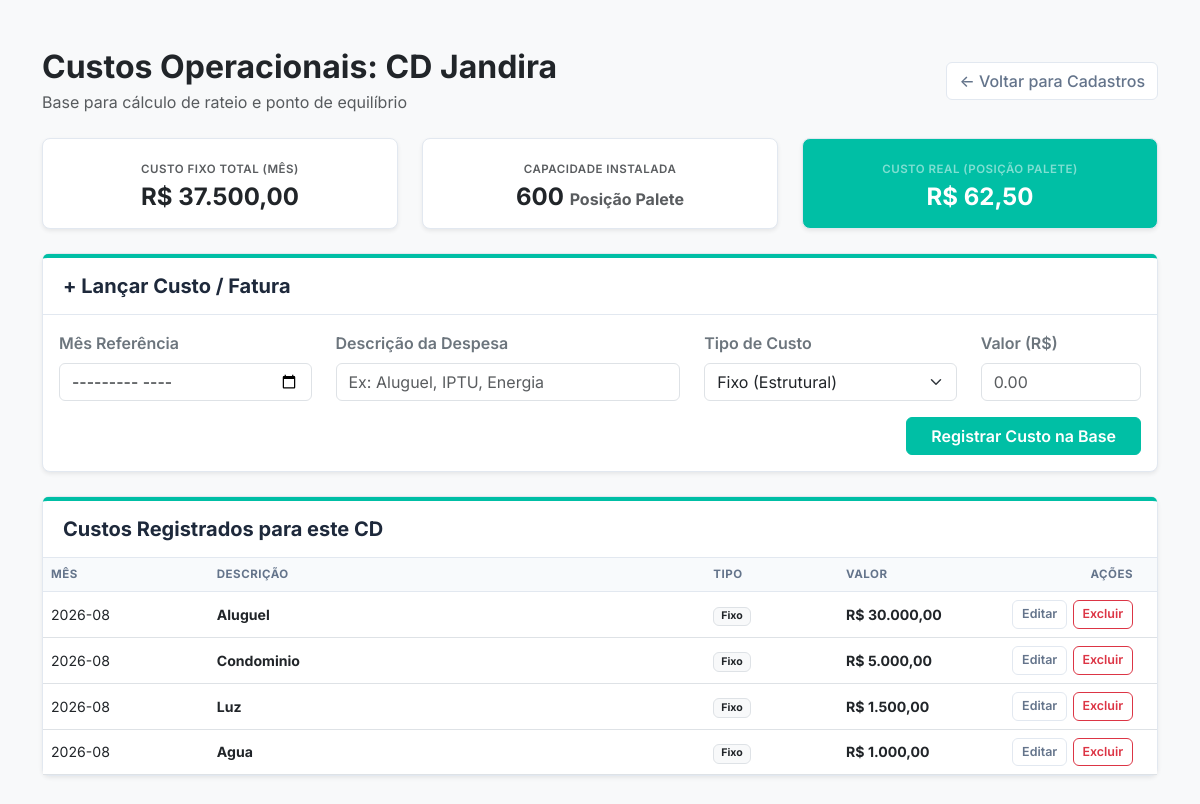
/custos/1, run on an earlier commit of the app's database.
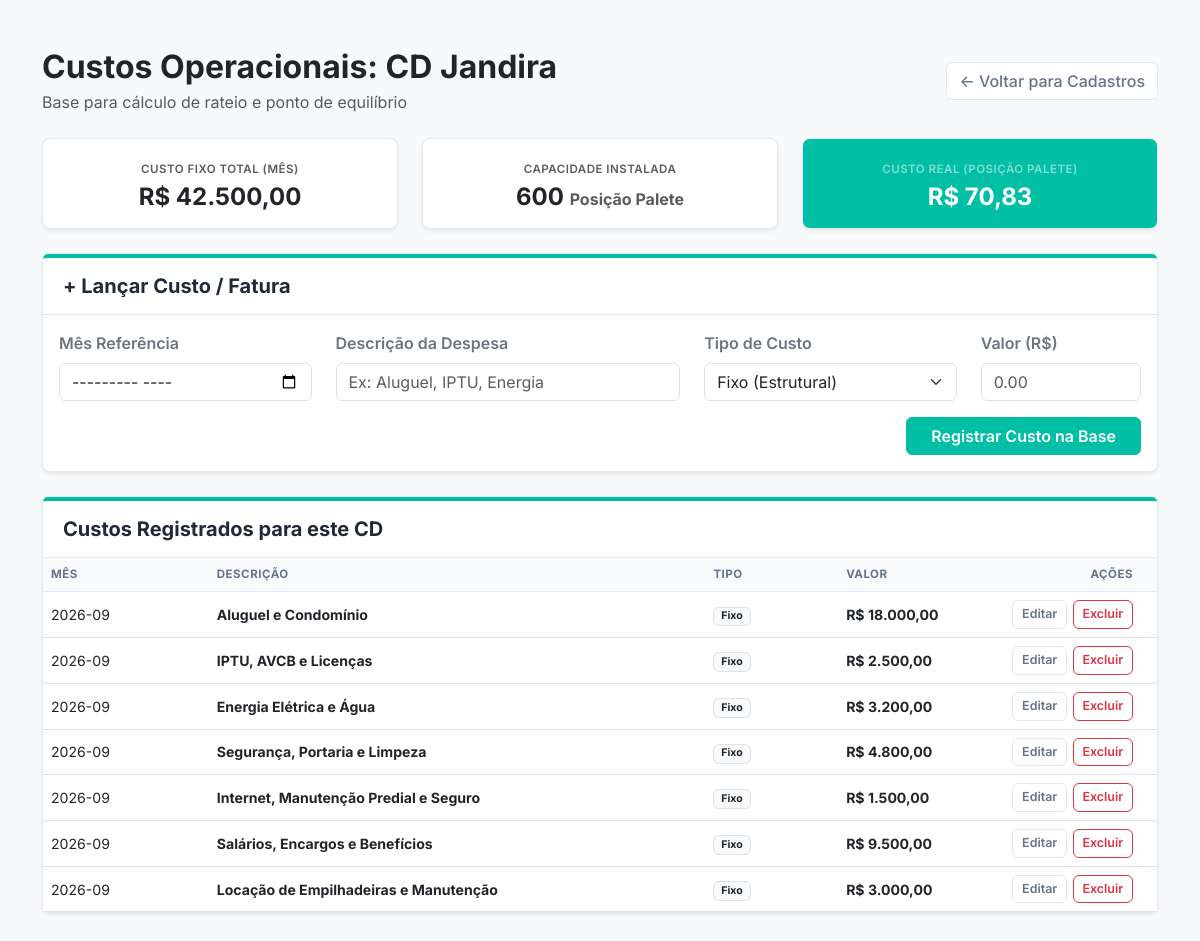
And on a later commit of the database.
### app.py (models this page shows)
class CentroDistribuicao(db.Model):
    id = db.Column(db.Integer, primary_key=True)
    nome = db.Column(db.String(100), nullable=False)
    metragem = db.Column(db.Float, nullable=False)
    capacidade_paletes = db.Column(db.Integer, nullable=False)

class CustoCD(db.Model):
    id = db.Column(db.Integer, primary_key=True)
    cd_id = db.Column(db.Integer, db.ForeignKey('centro_distribuicao.id'), nullable=False)
    mes_referencia = db.Column(db.String(7), nullable=False)  # Ex: "2026-09"
    descricao_item = db.Column(db.String(150), nullable=False) # Ex: Aluguel, Fita Stretch
    tipo_custo = db.Column(db.String(50), nullable=False)      # Fixo, Variável ou Mão de Obra
    valor = db.Column(db.Float, nullable=False)

### app.py (the view, shortened to what this page needs)
@app.route('/custos/<int:cd_id>', methods=['GET', 'POST'])
def gerenciar_custos(cd_id):
    cd_atual = CentroDistribuicao.query.get_or_404(cd_id)
    custos_cadastrados = CustoCD.query.filter_by(cd_id=cd_id).all()
    total_fixo = 0
    for despesa in custos_cadastrados:
        if despesa.tipo_custo == 'Fixo':
            total_fixo += despesa.valor
    if cd_atual.capacidade_paletes > 0:
        divisor = cd_atual.capacidade_paletes
        nome_divisor = "Posição Palete"
    else:
        divisor = cd_atual.metragem
        nome_divisor = "m²"
    custo_unitario = total_fixo / divisor if divisor > 0 else 0
    return render_template(
        'gerenciar_custos.html',
        cd=cd_atual,
        custos=custos_cadastrados,
        total_fixo=total_fixo,
        divisor=divisor,
        nome_divisor=nome_divisor,
        custo_unitario=custo_unitario
    )
    return render_template('gerenciar_custos.html', cd=cd_atual, custos=custos_cadastrados)

### app.py (called while the page is built)
@app.template_filter('moeda_br')
def formato_moeda_br(valor):
    valor_formatado = f"{valor:,.2f}"
    valor_formatado = valor_formatado.replace(',', 'X').replace('.', ',').replace('X', '.')
    return valor_formatado

### templates/gerenciar_custos.html (shortened to what this page needs)
<!DOCTYPE html>
<html lang="pt-br">
  <head>
    <link
      href="https://cdn.jsdelivr.net/npm/bootstrap@5.3.0/dist/css/bootstrap.min.css"
      rel="stylesheet"
    />
    <link
      rel="stylesheet"
      href="{{ url_for('static', filename='css/style.css') }}"
    />
  </head>
  <body class="bg-light">
    <div class="container mt-5 mb-5">
      <div class="d-flex justify-content-between align-items-center mb-4">
        <div>
          <h2 class="fw-bold text-dark mb-1">
            Custos Operacionais: {{ cd.nome }}
          </h2>
          <span class="text-muted"
            >Base para cálculo de rateio e ponto de equilíbrio</span
          >
        </div>
        <a href="/cadastro" class="btn btn-outline-secundaria"
          >← Voltar para Cadastros</a
        >
      </div>
      <div class="row text-center mb-4">
        <div class="col-md-4">
          <div class="card shadow-sm h-100">
            <div class="card-body p-3">
              <span
                class="text-uppercase text-muted fw-semibold"
                style="font-size: 0.72rem; letter-spacing: 0.5px"
                >Custo Fixo Total (Mês)</span
              >
              <h4 class="mt-1 mb-0 fw-bold text-dark">
                R$ {{ total_fixo | moeda_br }}
              </h4>
            </div>
          </div>
        </div>
        <div class="col-md-4">
          <div class="card shadow-sm h-100">
            <div class="card-body p-3">
              <span
                class="text-uppercase text-muted fw-semibold"
                style="font-size: 0.72rem; letter-spacing: 0.5px"
                >Capacidade Instalada</span
              >
              <h4 class="mt-1 mb-0 fw-bold text-dark">
                {{ divisor }}
                <small class="text-muted fs-6">{{ nome_divisor }}</small>
              </h4>
            </div>
          </div>
        </div>
        <div class="col-md-4">
          <div class="card shadow-sm h-100 bg-empresa text-white">
            <div class="card-body p-3">
              <span
                class="text-uppercase text-white-50 fw-semibold"
                style="font-size: 0.72rem; letter-spacing: 0.5px"
                >Custo Real ({{ nome_divisor }})</span
              >
              <h4 class="mt-1 mb-0 fw-bold text-white">
                R$ {{ custo_unitario | moeda_br }}
              </h4>
            </div>
          </div>
        </div>
      </div>
      <div class="card shadow-sm mb-4">
        <div class="card-header card-header-clean">
          <h5>+ Lançar Custo / Fatura</h5>
        </div>
        <div class="card-body">
          <form method="POST">
            <div class="row">
              <div class="col-md-3 mb-3">
                <label class="form-label fw-semibold text-secondary"
                  >Mês Referência</label
                >
                <input
                  type="month"
                  class="form-control"
                  name="mes_ref"
                  required
                />
              </div>
              <div class="col-md-4 mb-3">
                <label class="form-label fw-semibold text-secondary"
                  >Descrição da Despesa</label
                >
                <input
                  type="text"
                  class="form-control"
                  name="descricao"
                  placeholder="Ex: Aluguel, IPTU, Energia"
                  required
                />
              </div>
              <div class="col-md-3 mb-3">
                <label class="form-label fw-semibold text-secondary"
                  >Tipo de Custo</label
                >
                <select name="tipo" class="form-select" required>
                  <option value="Fixo" selected>Fixo (Estrutural)</option>
                </select>
              </div>
              <div class="col-md-2 mb-3">
                <label class="form-label fw-semibold text-secondary"
                  >Valor (R$)</label
                >
                <input
                  type="number"
                  step="0.01"
                  class="form-control"
                  name="valor"
                  placeholder="0.00"
                  required
                />
              </div>
            </div>
            <div class="d-flex justify-content-end">
              <button type="submit" class="btn btn-empresa px-4">
                Registrar Custo na Base
              </button>
            </div>
          </form>
        </div>
      </div>
      <div class="card shadow-sm">
        <div class="card-header card-header-clean">
          <h5>Custos Registrados para este CD</h5>
        </div>
        <div class="card-body p-0">
          <div class="table-responsive">
            <table class="table table-hover align-middle mb-0">
              <thead>
                <tr>
                  <th style="width: 15%">Mês</th>
                  <th style="width: 45%">Descrição</th>
                  <th style="width: 12%">Tipo</th>
                  <th style="width: 15%">Valor</th>
                  <th
                    class="text-end"
                    style="width: 13%; padding-right: 1.5rem"
                  >
                    Ações
                  </th>
                </tr>
              </thead>
              <tbody>
                {% for despesa in custos %}
                <tr>
                  <td>{{ despesa.mes_referencia }}</td>
                  <td>
                    <strong class="text-dark"
                      >{{ despesa.descricao_item }}</strong
                    >
                  </td>
                  <td>
                    {% if despesa.tipo_custo == 'Fixo' %}
                    <span class="badge bg-light text-dark border">Fixo</span>
                    {% else %}
                    <span class="badge bg-warning text-dark">Variável</span>
                    {% endif %}
                  </td>
                  <td class="fw-bold text-dark">
                    R$ {{ despesa.valor | moeda_br }}
                  </td>
                  <td class="text-end" style="padding-right: 1.5rem">
                    <div class="acoes-tabela">
                      <a
                        href="{{ url_for('editar_custo', custo_id=despesa.id) }}"
                        class="btn btn-outline-secundaria"
                        >Editar</a
                      >
                      <form
                        action="{{ url_for('excluir_custo', custo_id=despesa.id) }}"
                        method="POST"
                        class="d-inline"
                        onsubmit="return confirm('Deseja realmente excluir este custo?');"
                      >
                        <button type="submit" class="btn btn-outline-danger">
                          Excluir
                        </button>
                      </form>
                    </div>
                  </td>
                </tr>
                {% endfor %}
              </tbody>
            </table>
          </div>
        </div>
      </div>
    </div>
  </body>
</html>

### static/css/style.css (style rules this page uses)
:root { --cor-primaria: #00bfa5; --cor-primaria-hover: #009688; --cor-grafite-dark: #1e293b; --cor-grafite-muted: #64748b; --cor-cinza-bg: #f8fafc; --cor-borda: #e2e8f0; }
* { font-family: "Inter", -apple-system, BlinkMacSystemFont, sans-serif; }
body { background-color: var(--cor-cinza-bg); color: var(--cor-grafite-dark); }
.bg-empresa { background-color: var(--cor-primaria) !important; color: #ffffff !important; }
.card-header-clean { background-color: #ffffff !important; border-top: 4px solid var(--cor-primaria); border-bottom: 1px solid var(--cor-borda); padding: 1rem 1.25rem; }
.card-header-clean h5 { color: var(--cor-grafite-dark); font-weight: 700; margin-bottom: 0; }
.card { border: 1px solid var(--cor-borda); border-radius: 8px; background-color: #ffffff; }
.btn-empresa { background-color: var(--cor-primaria); color: #ffffff; border: 1px solid var(--cor-primaria); font-weight: 600; }
.btn-outline-secundaria { color: var(--cor-grafite-muted); border: 1px solid var(--cor-borda); background-color: #ffffff; font-weight: 500; }
.table { font-size: 0.88rem; }
.table thead th { background-color: #f8fafc; color: var(--cor-grafite-muted); text-transform: uppercase; font-size: 0.72rem; letter-spacing: 0.5px; font-weight: 700; border-bottom: 1px solid var(--cor-borda); }
.acoes-tabela { display: inline-flex; gap: 0.35rem; align-items: center; }
.acoes-tabela .btn { padding: 0.25rem 0.55rem; font-size: 0.78rem; font-weight: 600; }

What changed in the data, as far as the page shows it:
changed CustoCD: mes_referencia "2026-08" → "2026-09"; descricao_item "Aluguel" → "Aluguel e Condomínio"; valor|moeda_br "30.000,00" → "18.000,00"
changed CustoCD: mes_referencia "2026-08" → "2026-09"; descricao_item "Condominio" → "IPTU, AVCB e Licenças"; valor|moeda_br "5.000,00" → "2.500,00"
changed CustoCD: mes_referencia "2026-08" → "2026-09"; descricao_item "Luz" → "Energia Elétrica e Água"; valor|moeda_br "1.500,00" → "3.200,00"
changed CustoCD: mes_referencia "2026-08" → "2026-09"; descricao_item "Agua" → "Segurança, Portaria e Limpeza"; valor|moeda_br "1.000,00" → "4.800,00"
now on this page (row edited): CustoCD: mes_referencia "2026-09", descricao_item "Internet, Manutenção Predial e Seguro", tipo_custo "Fixo", valor|moeda_br "1.500,00"
now on this page (row edited): CustoCD: mes_referencia "2026-09", descricao_item "Salários, Encargos e Benefícios", tipo_custo "Fixo", valor|moeda_br "9.500,00"
now on this page (row edited): CustoCD: mes_referencia "2026-09", descricao_item "Locação de Empilhadeiras e Manutenção", tipo_custo "Fixo", valor|moeda_br "3.000,00"
Also different on the page:
{{ total_fixo | moeda_br }}: "37.500,00" → "42.500,00"
{{ custo_unitario | moeda_br }}: "62,50" → "70,83"
